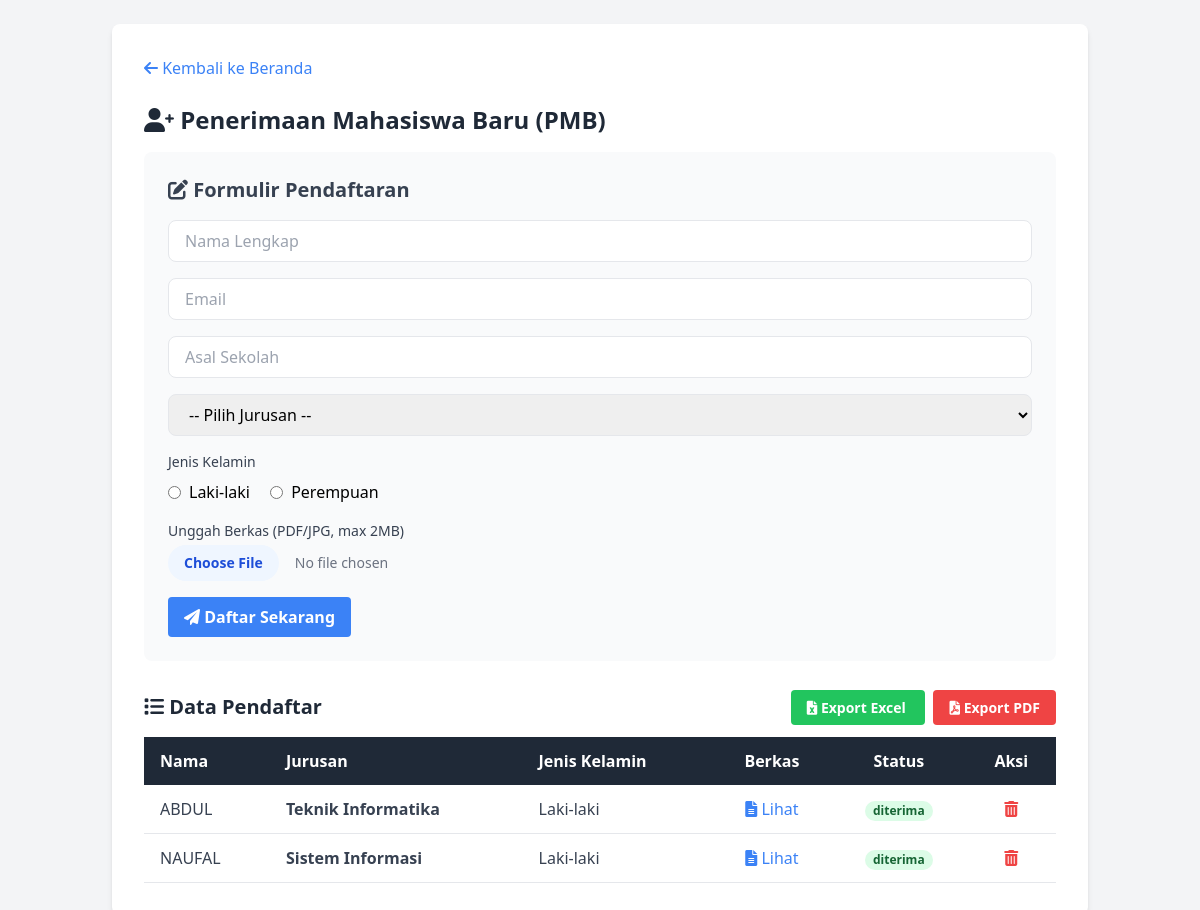
The page /pmb.php (signed in) on the database its author committed.
### tables this page shows
CREATE TABLE `pmb` (
  `id` int(11) NOT NULL,
  `nama` varchar(100) NOT NULL,
  `email` varchar(100) NOT NULL,
  `asal_sekolah` varchar(100) DEFAULT NULL,
  `jurusan` varchar(100) NOT NULL,
  `jenis_kelamin` enum('Laki-laki','Perempuan') NOT NULL,
  `berkas` varchar(255) DEFAULT NULL,
  `status` enum('diproses','diterima','ditolak') DEFAULT 'diproses'
);

### pmb.php (the view, shortened to what this page needs)
<?php
require 'app/config/db.php';
$data_pmb = $conn->query("SELECT * FROM pmb ORDER BY id DESC");
?>
<!DOCTYPE html>
<html lang="id">
<head>
    <script src="https://cdn.tailwindcss.com"></script>
    <link rel="stylesheet" href="https://cdnjs.cloudflare.com/ajax/libs/font-awesome/6.0.0-beta3/css/all.min.css">
</head>
<body class="bg-gray-100">
    <div class="container mx-auto p-6">
        <div class="bg-white p-8 rounded-lg shadow-md">
            <a href="index.php" class="text-blue-500 hover:underline mb-6 inline-block"><i class="fas fa-arrow-left"></i> Kembali ke Beranda</a>
            <h1 class="text-2xl font-bold text-gray-800 mb-4"><i class="fas fa-user-plus"></i> Penerimaan Mahasiswa Baru (PMB)</h1>
            <div class="bg-gray-50 p-6 rounded-lg mb-8">
                <h3 class="text-xl font-bold text-gray-700 mb-4"><i class="fas fa-edit"></i> Formulir Pendaftaran</h3>
                <form method="post" action="app/controllers/pmb_crud.php" class="space-y-4" enctype="multipart/form-data">
                    <input class="w-full px-4 py-2 border rounded-lg" type="text" name="nama" placeholder="Nama Lengkap" required>
                    <input class="w-full px-4 py-2 border rounded-lg" type="email" name="email" placeholder="Email" required>
                    <input class="w-full px-4 py-2 border rounded-lg" type="text" name="asal_sekolah" placeholder="Asal Sekolah" required>
                    <select name="jurusan" class="w-full px-4 py-2 border rounded-lg" required>
                        <option value="" disabled selected>-- Pilih Jurusan --</option>
                    </select>
                    <div>
                        <label class="block text-sm font-medium text-gray-700">Jenis Kelamin</label>
                        <div class="mt-2 space-x-4">
                            <label class="inline-flex items-center">
                                <input type="radio" class="form-radio" name="jenis_kelamin" value="Laki-laki" required>
                                <span class="ml-2">Laki-laki</span>
                            </label>
                            <label class="inline-flex items-center">
                                <input type="radio" class="form-radio" name="jenis_kelamin" value="Perempuan">
                                <span class="ml-2">Perempuan</span>
                            </label>
                        </div>
                    </div>
                    <div>
                        <label for="berkas" class="block text-sm font-medium text-gray-700">Unggah Berkas (PDF/JPG, max 2MB)</label>
                        <input id="berkas" class="mt-1 w-full text-sm text-gray-500 file:mr-4 file:py-2 file:px-4 file:rounded-full file:border-0 file:text-sm file:font-semibold file:bg-blue-50 file:text-blue-700 hover:file:bg-blue-100" type="file" name="berkas" required>
                    </div>
                    <button type="submit" name="daftar" class="bg-blue-500 hover:bg-blue-700 text-white font-bold py-2 px-4 rounded">
                        <i class="fas fa-paper-plane"></i> Daftar Sekarang
                    </button>
                </form>
            </div>
            <div class="flex justify-between items-center mb-4">
                <h2 class="text-xl font-bold text-gray-800"><i class="fas fa-list"></i> Data Pendaftar</h2>
                <div class="space-x-2">
                     <a href="app/reports/export_pmb.php?format=excel" class="bg-green-500 hover:bg-green-700 text-white font-bold py-2 px-4 rounded text-sm">
                        <i class="fas fa-file-excel"></i> Export Excel
                    </a>
                    <a href="app/reports/export_pmb.php?format=pdf" class="bg-red-500 hover:bg-red-700 text-white font-bold py-2 px-4 rounded text-sm">
                        <i class="fas fa-file-pdf"></i> Export PDF
                    </a>
                </div>
            </div>
            <div class="overflow-x-auto">
                <table class="min-w-full bg-white">
                    <thead class="bg-gray-800 text-white">
                        <tr>
                            <th class="py-3 px-4 text-left">Nama</th>
                            <th class="py-3 px-4 text-left">Jurusan</th>
                            <th class="py-3 px-4 text-left">Jenis Kelamin</th>
                            <th class="py-3 px-4 text-center">Berkas</th>
                            <th class="py-3 px-4 text-center">Status</th>
                            <th class="py-3 px-4 text-center">Aksi</th>
                        </tr>
                    </thead>
                    <tbody class="text-gray-700">
                        <?php while ($pmb = $data_pmb->fetch_assoc()): ?>
                        <tr class="border-b hover:bg-gray-100">
                            <td class="py-3 px-4"><?= htmlspecialchars($pmb['nama']) ?></td>
                            <td class="py-3 px-4 font-semibold"><?= htmlspecialchars($pmb['jurusan']) ?></td>
                            <td class="py-3 px-4"><?= htmlspecialchars($pmb['jenis_kelamin']) ?></td>
                            <td class="py-3 px-4 text-center">
                                <?php if (!empty($pmb['berkas'])): ?>
                                    <a href="uploads/<?= htmlspecialchars($pmb['berkas']) ?>" target="_blank" class="text-blue-500 hover:underline">
                                        <i class="fas fa-file-alt"></i> Lihat
                                    </a>
                                <?php else: ?>
                                    -
                                <?php endif; ?>
                            </td>
                            <td class="py-3 px-4 text-center">
                                <span class="px-2 inline-flex text-xs leading-5 font-semibold rounded-full
                                    <?= $pmb['status'] == 'diterima' ? 'bg-green-100 text-green-800' : '' ?>
                                    <?= $pmb['status'] == 'ditolak' ? 'bg-red-100 text-red-800' : '' ?>
                                    <?= $pmb['status'] == 'diproses' ? 'bg-yellow-100 text-yellow-800' : '' ?>">
                                    <?= htmlspecialchars($pmb['status']) ?>
                                </span>
                            </td>
                            <td class="py-3 px-4 text-center space-x-2">
                                <a class="text-red-500" title="Hapus" href='app/controllers/pmb_crud.php?hapus=<?= $pmb['id'] ?>' onclick="return confirm('Yakin hapus?')"><i class="fas fa-trash-alt"></i></a>
                            </td>
                        </tr>
                        <?php endwhile; ?>
                    </tbody>
                </table>
            </div>
        </div>
    </div>
</body>
</html>

### rows shown on the page
pmb: nama "ABDUL", jurusan "Teknik Informatika", jenis_kelamin "Laki-laki", status "diterima"
pmb: nama "NAUFAL", jurusan "Sistem Informasi", jenis_kelamin "Laki-laki", status "diterima"
